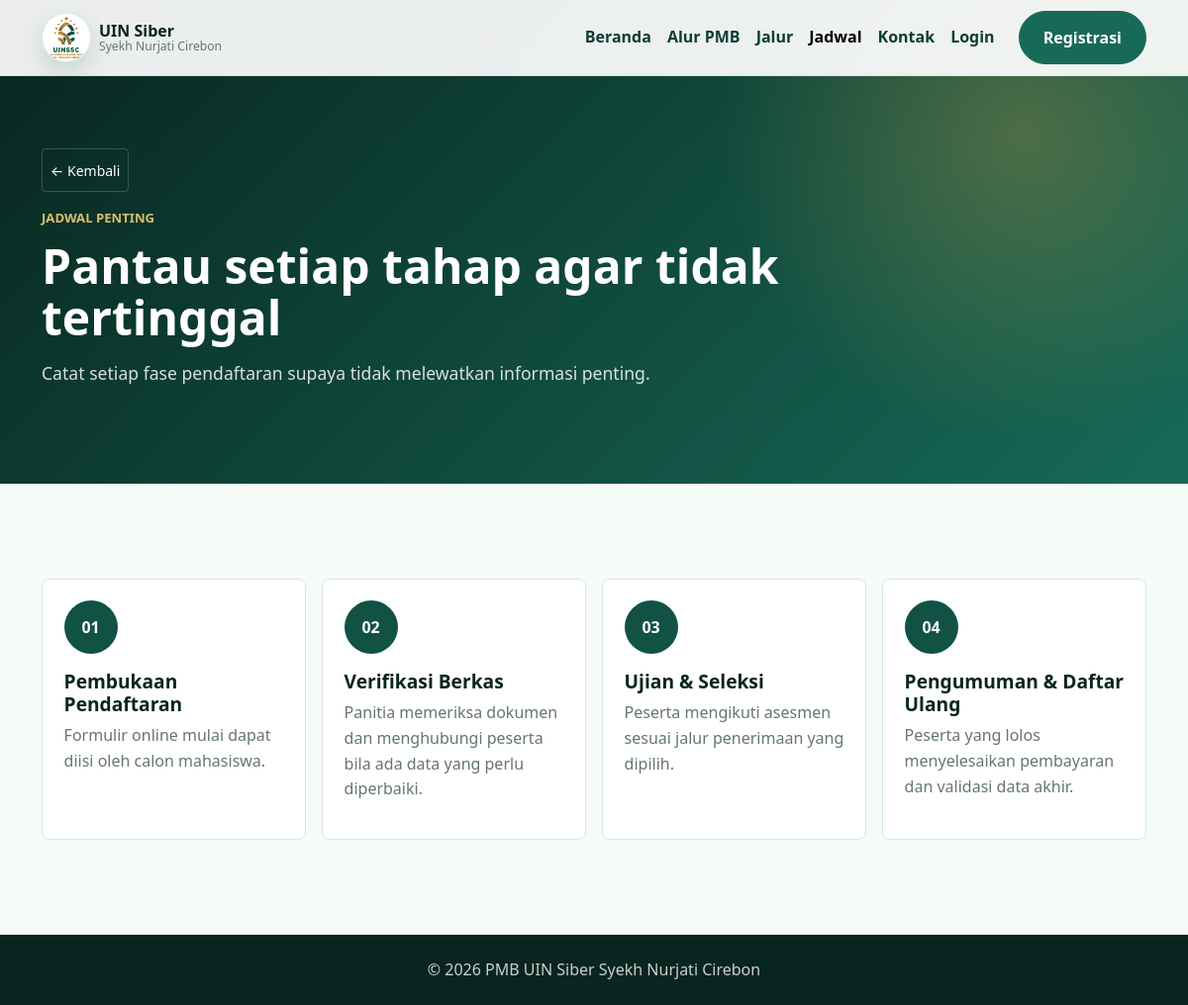
The page /jadwal.php on the database its author committed.
### tables this page shows
CREATE TABLE `jadwal_pmb` (
  `id` int(11) NOT NULL,
  `tahap` varchar(100) NOT NULL,
  `tanggal_mulai` date DEFAULT NULL,
  `tanggal_selesai` date DEFAULT NULL,
  `keterangan` text NOT NULL,
  `created_at` timestamp NOT NULL DEFAULT current_timestamp()
);

### includes/auth.php (called while the page is built, shortened)
<?php
function current_user(): ?array
{
  return $_SESSION['user'] ?? null;
}

### jadwal.php (the view, shortened to what this page needs)
<?php
$activePage = 'jadwal';
require __DIR__ . '/includes/data.php';
require __DIR__ . '/includes/db.php';
$jadwalList = $jadwalPmb;
if ($pdo) {
  $stmt = $pdo->query('SELECT tahap AS judul, keterangan AS deskripsi FROM jadwal_pmb ORDER BY id ASC');
  $rows = $stmt->fetchAll();
  if ($rows) {
    $jadwalList = array_map(function ($row, $index) {
      $row['nomor'] = str_pad((string) ($index + 1), 2, '0', STR_PAD_LEFT);
      return $row;
    }, $rows, array_keys($rows));
  }
}
require __DIR__ . '/includes/header.php';
?>
<main>
  <section class="page-hero">
    <div class="container">
      <?php render_back_button(); ?>
      <p class="eyebrow">Jadwal Penting</p>
      <h1>Pantau setiap tahap agar tidak tertinggal</h1>
      <p>Catat setiap fase pendaftaran supaya tidak melewatkan informasi penting.</p>
    </div>
  </section>
  <section class="section-pad">
    <div class="container">
      <div class="schedule-wrap">
        <?php foreach ($jadwalList as $jadwal) { ?>
          <div class="schedule-item">
            <time><?= htmlspecialchars($jadwal['nomor']) ?></time>
            <div>
              <h3><?= htmlspecialchars($jadwal['judul']) ?></h3>
              <p><?= htmlspecialchars($jadwal['deskripsi']) ?></p>
            </div>
          </div>
        <?php } ?>
      </div>
    </div>
  </section>
</main>
<?php require __DIR__ . '/includes/footer.php'; ?>

### includes/header.php (shortened to what this page needs)
<?php
require_once __DIR__ . '/auth.php';
require_once __DIR__ . '/components.php';
$activePage = $activePage ?? '';
$loggedInUser = current_user();
?>
<!doctype html>
<html lang="id">
<head>
  <link href="https://cdn.jsdelivr.net/npm/bootstrap@5.3.3/dist/css/bootstrap.min.css" rel="stylesheet">
  <link rel="stylesheet" href="/uinssc/styles.css">
</head>
<body>
  <nav class="navbar navbar-expand-lg fixed-top site-nav">
    <div class="container">
      <a class="navbar-brand d-flex align-items-center gap-2" href="/uinssc/" aria-label="Beranda UIN Siber Syekh Nurjati Cirebon">
        <span class="brand-mark">
          <img src="/uinssc/assets/img/logo-uinssc.png" alt="Logo UINSSC" class="brand-logo">
        </span>
        <span class="brand-text">
          <strong>UIN Siber</strong>
          <small>Syekh Nurjati Cirebon</small>
        </span>
      </a>
      <div class="collapse navbar-collapse" id="mainNav">
        <ul class="navbar-nav ms-auto align-items-lg-center">
          <?php if ($loggedInUser && $loggedInUser['role'] === 'admin') { ?>
            <li class="nav-item"><a class="nav-link <?= $activePage === 'dashboard' ? 'active' : '' ?>" href="/uinssc/admin/">Admin Dashboard</a></li>
            <li class="nav-item"><a class="nav-link <?= $activePage === 'peserta' ? 'active' : '' ?>" href="/uinssc/admin/admin_peserta.php">Kelola Peserta</a></li>
            <li class="nav-item"><a class="nav-link <?= $activePage === 'kontak' ? 'active' : '' ?>" href="/uinssc/admin/kontak_pesan.php">Pesan Kontak</a></li>
            <li class="nav-item ms-lg-3"><a class="btn btn-outline-success btn-sm" href="/uinssc/logout.php">Logout</a></li>
          <?php } else { ?>
            <li class="nav-item"><a class="nav-link <?= $activePage === 'beranda' ? 'active' : '' ?>" href="/uinssc/index.php">Beranda</a></li>
            <li class="nav-item"><a class="nav-link <?= $activePage === 'alur' ? 'active' : '' ?>" href="/uinssc/alur.php">Alur PMB</a></li>
            <li class="nav-item"><a class="nav-link <?= $activePage === 'jalur' ? 'active' : '' ?>" href="/uinssc/jalur.php">Jalur</a></li>
            <li class="nav-item"><a class="nav-link <?= $activePage === 'jadwal' ? 'active' : '' ?>" href="/uinssc/jadwal.php">Jadwal</a></li>
            <li class="nav-item"><a class="nav-link <?= $activePage === 'kontak' ? 'active' : '' ?>" href="/uinssc/kontak.php">Kontak</a></li>
            <?php if ($loggedInUser) { ?>
              <li class="nav-item"><a class="nav-link <?= $activePage === 'dashboard' ? 'active' : '' ?>" href="/uinssc/user/">Dashboard</a></li>
              <li class="nav-item ms-lg-3"><a class="btn btn-outline-success btn-sm" href="/uinssc/logout.php">Logout</a></li>
            <?php } else { ?>
              <li class="nav-item"><a class="nav-link <?= $activePage === 'login' ? 'active' : '' ?>" href="/uinssc/login.php">Login</a></li>
              <li class="nav-item ms-lg-3"><a class="btn btn-brand btn-sm" href="/uinssc/register.php">Registrasi</a></li>
            <?php } ?>
          <?php } ?>
        </ul>
      </div>
    </div>
  </nav>

### includes/components.php (shortened to what this page needs)
<?php
function render_back_button(): void
{
  echo '<a class="btn btn-outline-light btn-sm mb-3" href="javascript:history.back()">&larr; Kembali</a>';
}
  ?>

### includes/footer.php (shortened to what this page needs)
  <footer class="site-footer">
    <div class="container text-center">
      <p class="mb-0">&copy; 2026 PMB UIN Siber Syekh Nurjati Cirebon</p>
    </div>
  </footer>
</body>
</html>

### styles.css (style rules this page uses)
:root { --green-950: #08251f; --green-900: #0d3d34; --green-800: #115245; --green-700: #176a57; --green-500: #2f9b79; --mint-100: #e8f5ef; --mint-50: #f5fbf7; --gold: #c7a248; --ink: #172621; --muted: #65766f; --line: #dce8e2; --white: #ffffff; --shadow: 0 18px 50px rgba(8, 37, 31, .14); }
* { box-sizing: border-box; }
html { scroll-behavior: smooth; }
body { color: var(--ink); font-family: "Segoe UI", system-ui, -apple-system, BlinkMacSystemFont, sans-serif; line-height: 1.6; background: var(--mint-50); }
a { color: var(--green-700); text-decoration: none; }
.site-nav { background: rgba(255, 255, 255, .92); backdrop-filter: blur(16px); border-bottom: 1px solid rgba(17, 82, 69, .1); }
.brand-mark { display: grid; width: 50px; height: 50px; place-items: center; border-radius: 50%; background: var(--white); border: 1px solid rgba(17, 82, 69, .12); box-shadow: 0 10px 24px rgba(17, 82, 69, .16); overflow: hidden; }
.brand-logo { width: 42px; height: 42px; object-fit: contain; display: block; }
.brand-text { display: grid; line-height: 1.1; }
.brand-text strong { color: var(--green-950); font-size: 1rem; }
.brand-text small { color: var(--muted); font-size: .76rem; }
.nav-link { color: var(--green-900); font-weight: 650; }
.nav-link.active { color: var(--green-700); }
.btn-brand { --bs-btn-bg: var(--green-700); --bs-btn-border-color: var(--green-700); --bs-btn-hover-bg: var(--green-900); --bs-btn-hover-border-color: var(--green-900); --bs-btn-color: var(--white); --bs-btn-hover-color: var(--white); border-radius: 999px; font-weight: 750; padding: .75rem 1.25rem; }
.page-hero { padding: 150px 0 82px; color: var(--white); background: radial-gradient(circle at 86% 28%, rgba(199, 162, 72, .32), transparent 28%), linear-gradient(135deg, var(--green-950), var(--green-700)); }
.page-hero h1 { max-width: 850px; font-size: clamp(2.2rem, 4vw, 4rem); line-height: 1.08; font-weight: 850; margin-bottom: 1rem; }
.page-hero p:not(.eyebrow) { max-width: 760px; color: rgba(255, 255, 255, .84); font-size: 1.1rem; }
.eyebrow { color: #d8bf6a; font-weight: 850; letter-spacing: 0; text-transform: uppercase; font-size: .82rem; margin-bottom: .75rem; }
.section-pad { padding: 96px 0; }
.process-card h3, .info-card h3, .schedule-item h3 { color: var(--green-950); font-size: 1.2rem; font-weight: 800; }
.process-card p, .info-card p, .schedule-item p { color: var(--muted); }
.schedule-wrap { display: grid; grid-template-columns: repeat(4, 1fr); gap: 1rem; }
.schedule-item { padding: 1.35rem; background: var(--white); border: 1px solid var(--line); border-radius: 8px; }
.schedule-item time { display: grid; width: 54px; height: 54px; place-items: center; color: var(--white); background: var(--green-800); border-radius: 50%; font-weight: 850; margin-bottom: 1rem; }
.site-footer { padding: 1.4rem 0; color: rgba(255, 255, 255, .78); background: var(--green-950); }
.btn-brand { padding: .9rem 1.5rem; font-size: 1rem; }
.btn { min-height: 44px; display: inline-flex; align-items: center; justify-content: center; }
.btn-outline-light { color: var(--white); background: transparent; border: 1px solid rgba(255,255,255,.18); }

### rows shown on the page
jadwal_pmb: nomor "01", tahap "Pembukaan Pendaftaran", keterangan "Formulir online mulai dapat diisi oleh calon mahasiswa."
jadwal_pmb: nomor "02", tahap "Verifikasi Berkas", keterangan "Panitia memeriksa dokumen dan menghubungi peserta bila ada data yang perlu diperbaiki."
jadwal_pmb: nomor "03", tahap "Ujian & Seleksi", keterangan "Peserta mengikuti asesmen sesuai jalur penerimaan yang dipilih."
jadwal_pmb: nomor "04", tahap "Pengumuman & Daftar Ulang", keterangan "Peserta yang lolos menyelesaikan pembayaran dan validasi data akhir."
